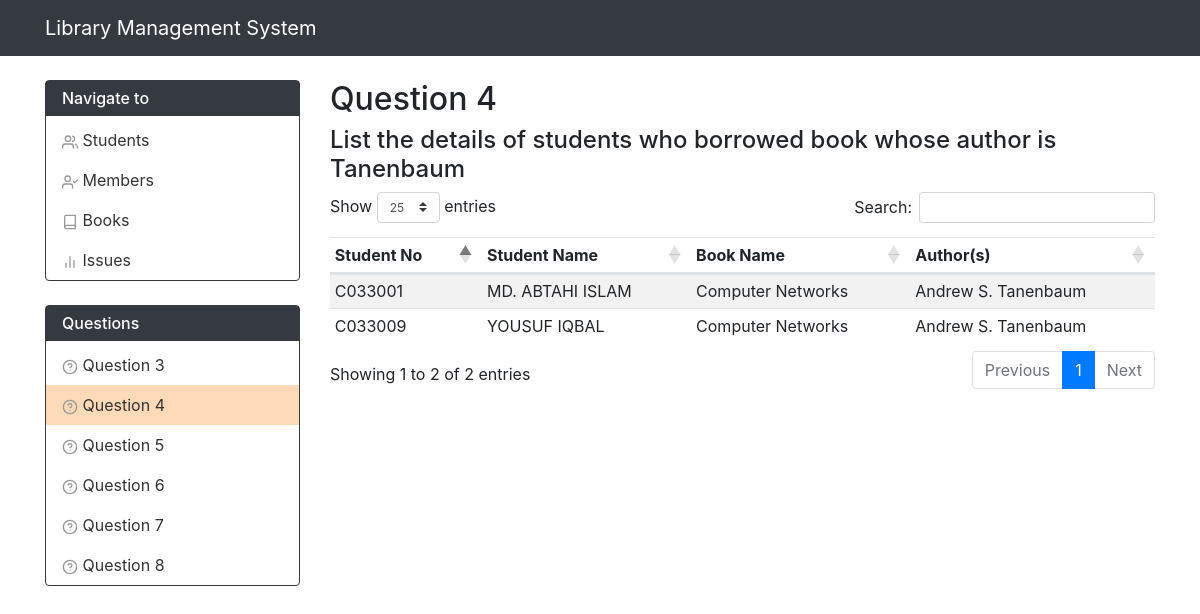
The page /q4.php on the database its author committed.
### tables this page shows
CREATE TABLE `Student` (
  `stud_no` varchar(20) NOT NULL,
  `stud_name` varchar(100) DEFAULT NULL,
  PRIMARY KEY (`stud_no`),
  CONSTRAINT `student_chk_1` CHECK ((`stud_no` like _utf8mb4'C%'))
);

CREATE TABLE `Book` (
  `book_no` varchar(20) NOT NULL,
  `book_name` varchar(1000) DEFAULT NULL,
  `author` varchar(500) DEFAULT NULL,
  PRIMARY KEY (`book_no`)
);

### functions.php (called while the page is built, shortened)
<?php
function question_4($mysql){
    $info = [];
    if($stmt = $mysql->prepare('SELECT Student.stud_no, stud_name, book_name, author FROM Student, Membership, Book, Iss_rec WHERE Student.stud_no = Membership.stud_no AND Membership.mem_no = Iss_rec.mem_no AND Iss_rec.book_no = Book.book_no AND Book.author = \'Andrew S. Tanenbaum\'')){
        $stmt->execute();
        $stmt->store_result();
        if($stmt->num_rows > 0){
            for($i = 0; $i < $stmt->num_rows; ++$i){
                $stmt->bind_result($no, $std_name, $book_name, $author);
                $stmt->fetch();
                array_push($info, ['no' => $no, 'std_name' => $std_name, 'book_name' => $book_name, 'author' => $author]);
            }
        }
    }
    return $info;
}

### q4.php (the view, shortened to what this page needs)
<?php
require_once __DIR__ . '/functions.php';
$info = question_4($mysqli);
?><!doctype html>
<html lang="en">
<head>
    <link rel="stylesheet" href="https://maxcdn.bootstrapcdn.com/bootstrap/4.0.0/css/bootstrap.min.css">
</head>
<body>
<?php include_once __DIR__ . '/navbar.php'; ?>
<div class="container">
    <div class="row">
        <?php include_once __DIR__ . '/sidebar.php'; ?>
        <main class="col-md-9 mt-4">
            <h2 id="title">Question 4</h2>
            <h4>List the details of students who borrowed book whose author is Tanenbaum</h4>
            <table id="only_table" class="table table-striped table-sm" data-order='[[ 0, "asc" ]]' data-page-length='25'>
                <thead>
                <tr>
                    <th>Student No</th>
                    <th>Student Name</th>
                    <th>Book Name</th>
                    <th>Author(s)</th>
                </tr>
                </thead>
                <tbody id="info_table">
                <?php foreach ($info as $item): ?>
                    <tr>
                        <td><?php echo $item['no']; ?></td>
                        <td><?php echo $item['std_name']; ?></td>
                        <td><?php echo $item['book_name']; ?></td>
                        <td><?php echo $item['author']; ?></td>
                    </tr>
                <?php endforeach; ?>
                </tbody>
            </table>
        </main>
    </div>
</div>
<link rel="stylesheet" type="text/css" href="https://cdn.datatables.net/1.10.19/css/dataTables.bootstrap4.min.css" />
</body>
</html>

### q4.php (style rules this page uses)
main table td:nth-child(1) { max-width: 70px; min-width: 70px; }

### rows shown on the page
student: stud_no "C033001", stud_name "MD. ABTAHI ISLAM", book.book_name "Computer Networks", book.author "Andrew S. Tanenbaum"
student: stud_no "C033009", stud_name "YOUSUF IQBAL", book.book_name "Computer Networks", book.author "Andrew S. Tanenbaum"
